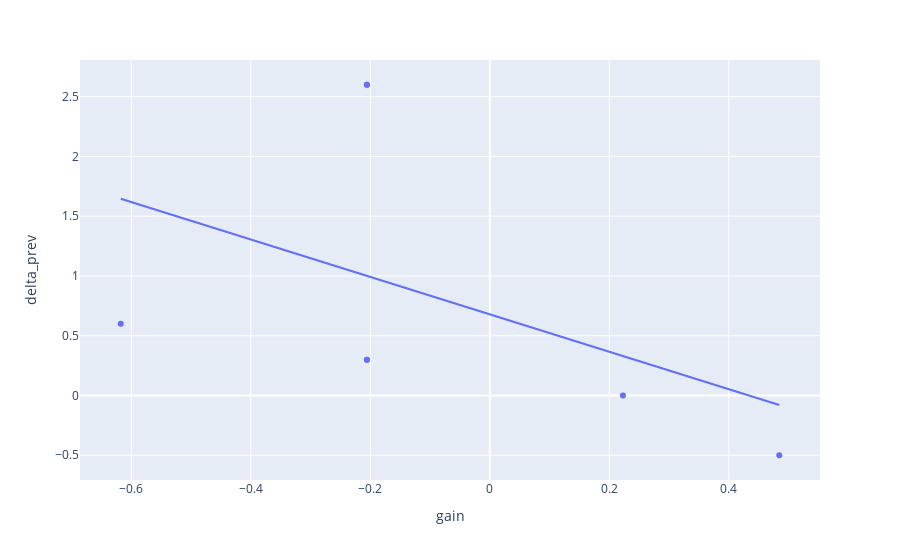
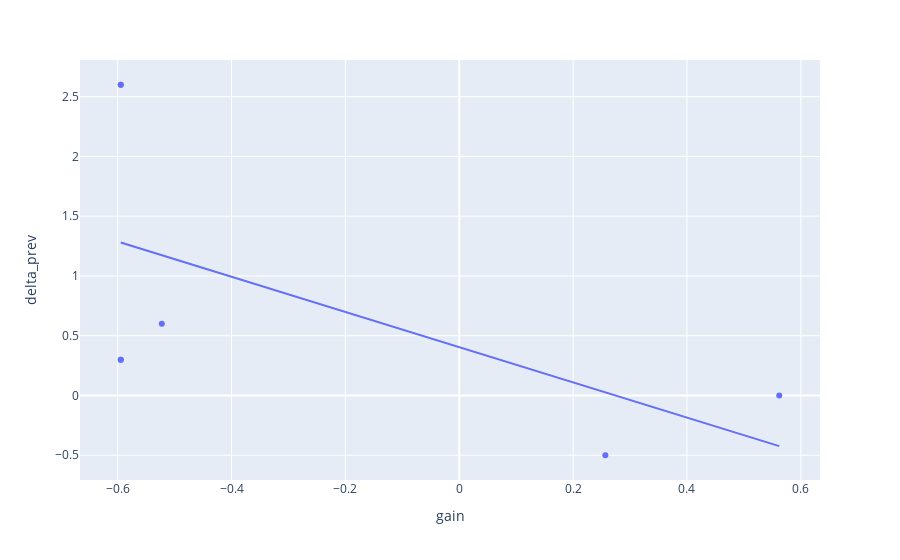
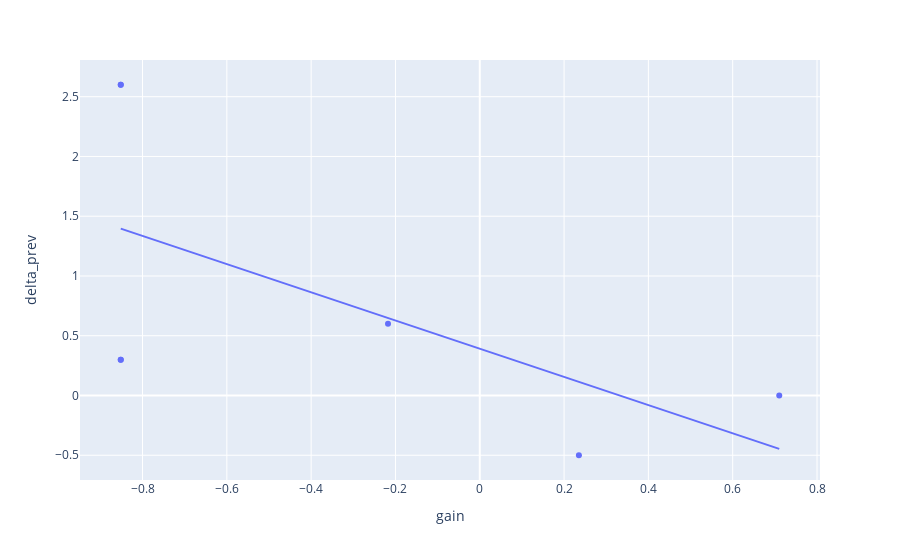
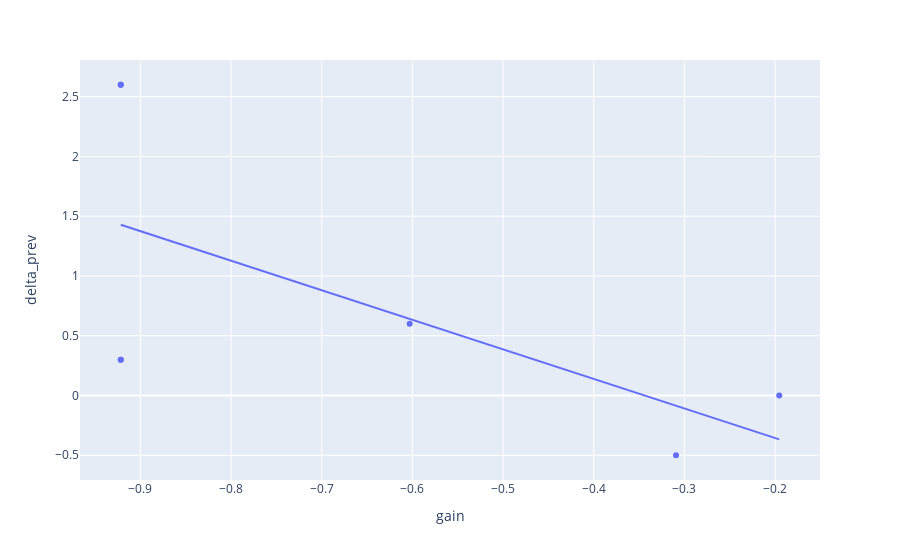

These figures' notebook cell, in order:
### Code cell
cat = 'inflation rate'
df_cat = merged[merged.category==cat]
for p in pairs:
    df_plot = df_cat[df_cat.pair==p]
    print(p)
    fig = px.scatter(df_plot, x="gain", y="delta_prev", trendline="ols")
    fig.show()

### Figure 1 — Plotly figure (JSON) as saved in the notebook; plotly's stock layout.template omitted (floating-point values rounded to 4 significant figures)
{"data": [{"hovertemplate": "gain=%{x}<br>delta_prev=%{y}<extra></extra>", "legendgroup": "", "marker": {"color": "#636efa", "symbol": "circle"}, "mode": "markers", "name": "", "orientation": "v", "showlegend": false, "type": "scatter", "x": [0.2228, 0.4843, -0.6176, -0.2056, -0.2056, -0.2056, -0.2056], "xaxis": "x", "y": [0, -0.5, 0.6, 2.6, 2.6, 0.3, 0.3], "yaxis": "y"}, {"hovertemplate": "<b>OLS trendline</b><br>delta_prev = -1.56666 * gain + 0.678803<br>R<sup>2</sup>=0.199269<br><br>gain=%{x}<br>delta_prev=%{y} <b>(trend)</b><extra></extra>", "legendgroup": "", "marker": {"color": "#636efa", "symbol": "circle"}, "mode": "lines", "name": "", "showlegend": false, "type": "scatter", "x": [-0.6176, -0.2056, -0.2056, -0.2056, -0.2056, 0.2228, 0.4843], "xaxis": "x", "y": [1.646, 1.001, 1.001, 1.001, 1.001, 0.3297, -0.08001], "yaxis": "y"}], "layout": {"legend": {"tracegroupgap": 0}, "margin": {"t": 60}, "xaxis": {"anchor": "y", "domain": [0, 1], "title": {"text": "gain"}}, "yaxis": {"anchor": "x", "domain": [0, 1], "title": {"text": "delta_prev"}}}}

### Figure 2 — Plotly figure (JSON) as saved in the notebook; plotly's stock layout.template omitted (floating-point values rounded to 4 significant figures)
{"data": [{"hovertemplate": "gain=%{x}<br>delta_prev=%{y}<extra></extra>", "legendgroup": "", "marker": {"color": "#636efa", "symbol": "circle"}, "mode": "markers", "name": "", "orientation": "v", "showlegend": false, "type": "scatter", "x": [0.5621, 0.2567, -0.5225, -0.5945, -0.5945, -0.5945, -0.5945], "xaxis": "x", "y": [0, -0.5, 0.6, 2.6, 2.6, 0.3, 0.3], "yaxis": "y"}, {"hovertemplate": "<b>OLS trendline</b><br>delta_prev = -1.4732 * gain + 0.404705<br>R<sup>2</sup>=0.336925<br><br>gain=%{x}<br>delta_prev=%{y} <b>(trend)</b><extra></extra>", "legendgroup": "", "marker": {"color": "#636efa", "symbol": "circle"}, "mode": "lines", "name": "", "showlegend": false, "type": "scatter", "x": [-0.5945, -0.5945, -0.5945, -0.5945, -0.5225, 0.2567, 0.5621], "xaxis": "x", "y": [1.281, 1.281, 1.281, 1.281, 1.174, 0.02659, -0.4233], "yaxis": "y"}], "layout": {"legend": {"tracegroupgap": 0}, "margin": {"t": 60}, "xaxis": {"anchor": "y", "domain": [0, 1], "title": {"text": "gain"}}, "yaxis": {"anchor": "x", "domain": [0, 1], "title": {"text": "delta_prev"}}}}

### Figure 3 — Plotly figure (JSON) as saved in the notebook; plotly's stock layout.template omitted (floating-point values rounded to 4 significant figures)
{"data": [{"hovertemplate": "gain=%{x}<br>delta_prev=%{y}<extra></extra>", "legendgroup": "", "marker": {"color": "#636efa", "symbol": "circle"}, "mode": "markers", "name": "", "orientation": "v", "showlegend": false, "type": "scatter", "x": [0.7105, 0.2352, -0.2177, -0.8517, -0.8517, -0.8517, -0.8517], "xaxis": "x", "y": [0, -0.5, 0.6, 2.6, 2.6, 0.3, 0.3], "yaxis": "y"}, {"hovertemplate": "<b>OLS trendline</b><br>delta_prev = -1.1797 * gain + 0.391402<br>R<sup>2</sup>=0.370210<br><br>gain=%{x}<br>delta_prev=%{y} <b>(trend)</b><extra></extra>", "legendgroup": "", "marker": {"color": "#636efa", "symbol": "circle"}, "mode": "lines", "name": "", "showlegend": false, "type": "scatter", "x": [-0.8517, -0.8517, -0.8517, -0.8517, -0.2177, 0.2352, 0.7105], "xaxis": "x", "y": [1.396, 1.396, 1.396, 1.396, 0.6482, 0.114, -0.4467], "yaxis": "y"}], "layout": {"legend": {"tracegroupgap": 0}, "margin": {"t": 60}, "xaxis": {"anchor": "y", "domain": [0, 1], "title": {"text": "gain"}}, "yaxis": {"anchor": "x", "domain": [0, 1], "title": {"text": "delta_prev"}}}}

### Figure 4 — Plotly figure (JSON) as saved in the notebook; plotly's stock layout.template omitted (floating-point values rounded to 4 significant figures)
{"data": [{"hovertemplate": "gain=%{x}<br>delta_prev=%{y}<extra></extra>", "legendgroup": "", "marker": {"color": "#636efa", "symbol": "circle"}, "mode": "markers", "name": "", "orientation": "v", "showlegend": false, "type": "scatter", "x": [-0.1954, -0.3093, -0.603, -0.9217, -0.9217, -0.9217, -0.9217], "xaxis": "x", "y": [0, -0.5, 0.6, 2.6, 2.6, 0.3, 0.3], "yaxis": "y"}, {"hovertemplate": "<b>OLS trendline</b><br>delta_prev = -2.4719 * gain + -0.850229<br>R<sup>2</sup>=0.400246<br><br>gain=%{x}<br>delta_prev=%{y} <b>(trend)</b><extra></extra>", "legendgroup": "", "marker": {"color": "#636efa", "symbol": "circle"}, "mode": "lines", "name": "", "showlegend": false, "type": "scatter", "x": [-0.9217, -0.9217, -0.9217, -0.9217, -0.603, -0.3093, -0.1954], "xaxis": "x", "y": [1.428, 1.428, 1.428, 1.428, 0.6404, -0.08567, -0.3671], "yaxis": "y"}], "layout": {"legend": {"tracegroupgap": 0}, "margin": {"t": 60}, "xaxis": {"anchor": "y", "domain": [0, 1], "title": {"text": "gain"}}, "yaxis": {"anchor": "x", "domain": [0, 1], "title": {"text": "delta_prev"}}}}
